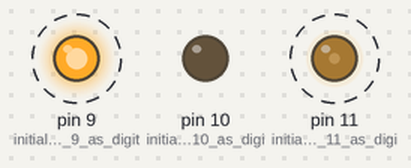
Recording of a sketch running on a simulated Arduino Uno, built with avr-gcc and run on an emulated ATmega328P. Parts: output pins drawn as LEDs (lit = HIGH). Dashed ring = blinking.

Above: at 0.05 s.
Timing chart, 0 to 3.0 s (numbered marks = the images above):
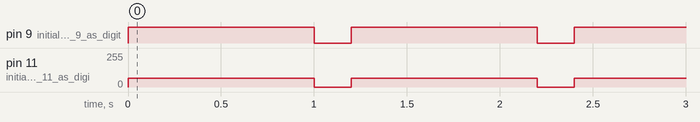

Measured:
- by itself, pin 9 (initialize_pin_9_as_digit): alternates HIGH for 1.0 s and LOW for 0.20 s
- by itself, pin 11 (initialize_pin_11_as_digi): alternates 64/255 for 1.0 s and 0/255 for 0.20 s

The sketch:

Lab5_part_e.ino
```cpp
/*
       ECE 1001/1002  Lab 5
       John Lindsey   June 2019
*/
void setup()
{
  pinMode(9, OUTPUT);   // initialize pin 9 as digital output to control the Red LED
  pinMode(10, OUTPUT);  // initialize pin 10 as digital output to control the Green LED
  pinMode(11, OUTPUT);  // initialize pin 11 as digital output to control the Blue LED
}

void loop()
{
  analogWrite(9, 255);
  analogWrite(10, 0);
  analogWrite(11, 64);
  delay(1000);
  analogWrite(9, 0);
  analogWrite(10, 0);
  analogWrite(11, 0);
  delay(200);
}
```
